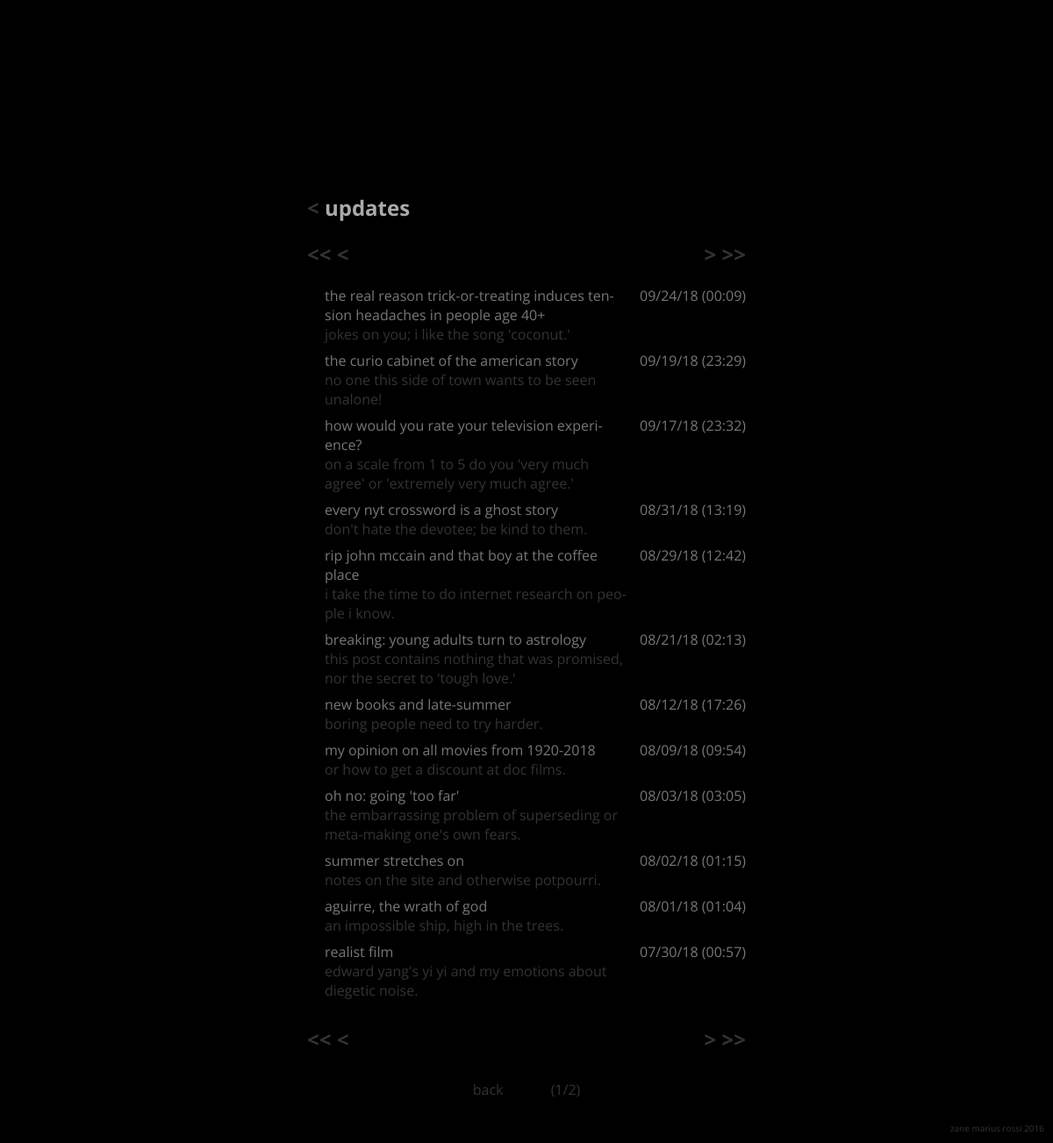
The page /status/ on the database as committed earlier.
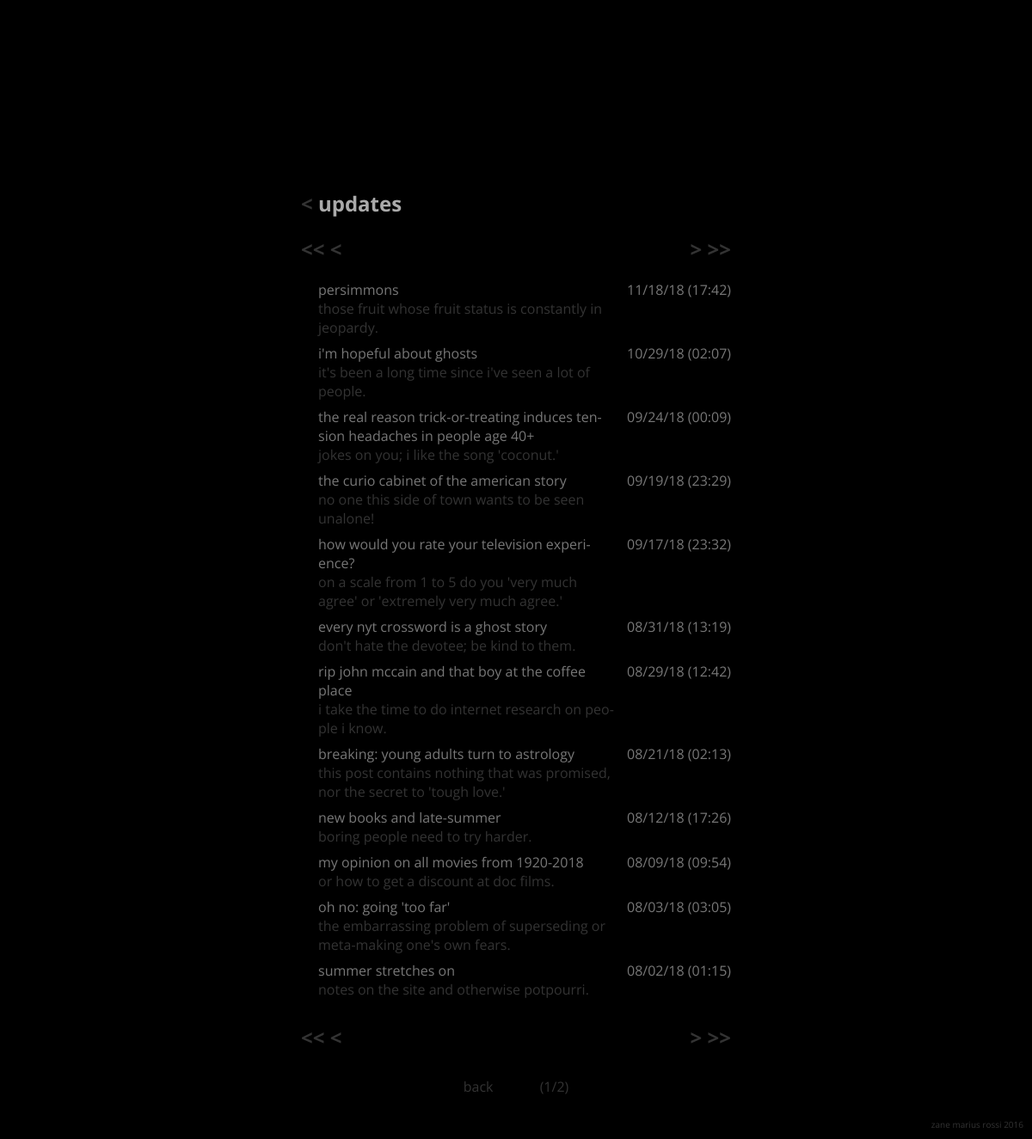
The same page on the database as committed later.
### status/models.py (models this page shows, shortened)
class StatusObject(models.Model):
	status_title = models.CharField(max_length=200, default="update")
	description  = models.CharField(max_length=500, default="no description")
	status_text  = models.TextField(max_length=5000, default="There is no text.")
	pub_date     = models.DateTimeField('date published', default=timezone.now)
	cited_works  = models.ManyToManyField('library.LibraryObject', blank=True)

### status/views.py (the view)
# urls.py: path("", views.index, name="index"),
def index(request):
	recent_status = StatusObject.objects.order_by('-pub_date')
	paginator     = Paginator(recent_status, 12)
	page          = request.GET.get('page')
	recent_status = paginator.get_page(page)
	return render(request, 'status/index.html', {'recent_status' : recent_status})

### status/templates/status/index.html (shortened to what this page needs)
{% extends 'base/base.html' %}
{% block content %}
			<div class="heading">
			</div>
			<div class="sub-heading">
				<h2>
					<a href="{% url 'base:index' %}">< </a>updates
				</h2>
			</div>
			<div class="sub-heading">
				<h2>
					<div class="arrow_nav">
					{% if recent_status.has_next and not recent_status.has_previous %}
						<div class="arrow_nav_l">
							<a href="#"><< </a>
							<a href="#">< </a>
						</div>
						<div class="arrow_nav_r">
							<a href="?page={{ recent_status.next_page_number }}"> ></a>
							<a href="?page={{ recent_status.paginator.num_pages }}"> >></a>
						</div>
					{% endif %}
					</div>
				</h2>
			</div>
			<div class="info">
				{% if recent_status %}
					{% for status in recent_status %}
						<div class="float_text">
							<li>
								<span class="float_title">
									<a href="{% url 'status:individual' status.id %}">
										{{ status.status_title }}
									</a>
								</span>
								<br>
								<span>
									<a href="{% url 'status:individual' status.id %}">
										{{ status.description }}
									</a>
								</span>
							</li>
						</div>
						<div class="float_date">
							{{ status.pub_date|date:"m/d/y (H:i)" }}
						</div>
					{% endfor %}
				{% else %}
					<p>No updates are available.</p>
				{% endif %}
			</div>
			<div class="sub-heading">
				<h2>
					<div class="arrow_nav">
					{% if recent_status.has_next and not recent_status.has_previous %}
						<div class="arrow_nav_l">
							<a href="#"><< </a>
							<a href="#">< </a>
						</div>
						<div class="arrow_nav_r">
							<a href="?page={{ recent_status.next_page_number }}"> ></a>
							<a href="?page={{ recent_status.paginator.num_pages }}"> >></a>
						</div>
					{% endif %}
					</div>
				</h2>
			</div>
			<div class="nav">
				<a href="{% url 'base:index' %}">back</a>
				<span class="page_num">
					({{ recent_status.number }}/{{ recent_status.paginator.num_pages }})
				</span>
			</div>
			<div class="footer">
				zane marius rossi 2016
			</div>
{% endblock %}

Rows that differ between the two databases and show on the page:
no longer on this page (row unchanged): StatusObject: status_title "aguirre, the wrath of god", description "an impossible ship, high in the trees.", pub_date "08/01/18 (01:04)"
no longer on this page (row unchanged): StatusObject: status_title "realist film", description "edward yang's yi yi and my emotions about diegetic noise.", pub_date "07/30/18 (00:57)"
added StatusObject: status_title "persimmons", description "those fruit whose fruit status is constantly in jeopardy.", pub_date "11/18/18 (17:42)"
added StatusObject: status_title "i'm hopeful about ghosts", description "it's been a long time since i've seen a lot of people.", pub_date "10/29/18 (02:07)"
